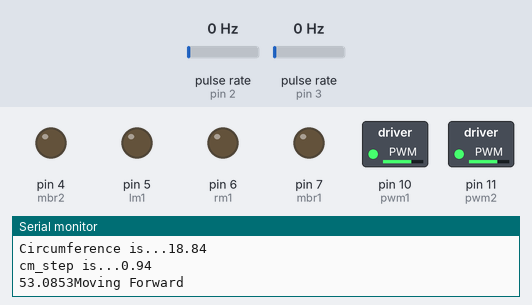
Simulated run of this sketch. Board: Arduino Uno, built with avr-gcc and run on an emulated ATmega328P. Shown: switched loads named in the sketch (green lamp = pin HIGH), output pins drawn as LEDs (lit = HIGH), the last lines printed to the serial monitor. Wiring (inferred from the names in the program): 2 × pulse sensor: data pin 2 / data pin 3. Dashed ring = blinking. Inputs (shaded band) come from the test bench; at power-on: pulse rate (sensors on pin 2, pin 3) 0 Hz.

Above: at 0.8 s.
0.9 s: pulse rate (sensor on pin 2) set to 15 Hz
3.9 s: pulse rate (sensor on pin 2) set to 19 Hz
At 4.7 s:
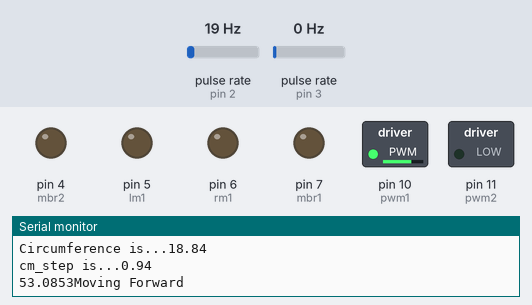
5.7 s: pulse rate (sensor on pin 3) set to 15 Hz
8.7 s: pulse rate (sensor on pin 3) set to 19 Hz
At 9.6 s:
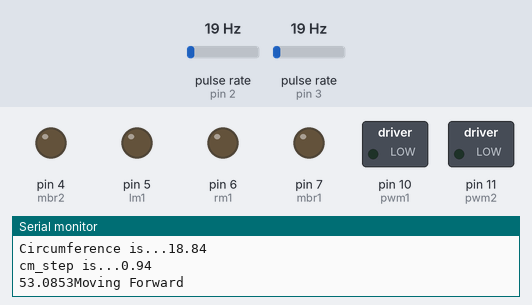
At 11.4 s:
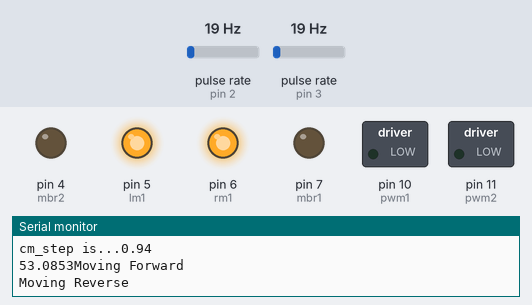
11.7 s: pulse rate (sensor on pin 2) set to 4 Hz
At 12.6 s:
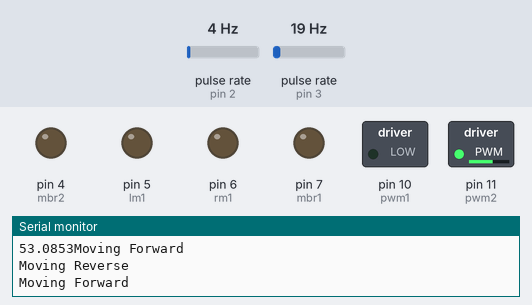
14.7 s: pulse rate (sensor on pin 2) set to 7 Hz
17.7 s: pulse rate (sensor on pin 2) set to 10 Hz
Timing chart, 0 to 25.8 s (numbered marks = the images above; inputs shaded):
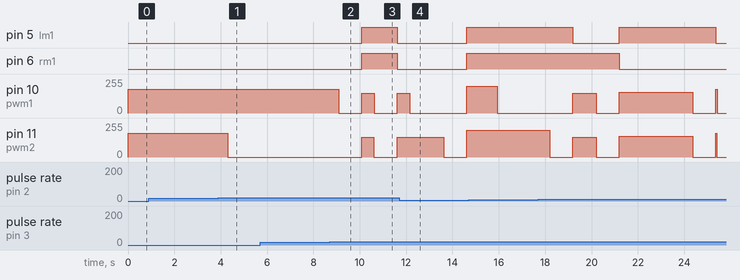

The sketch:

Encoder_Movement2.ino
```cpp
const byte encoder1 = 3;
const byte encoder2 = 2;

const float stepcount = 20;

const float wheeldia = 60;

volatile int counter_A = 0;
volatile int counter_B = 0;

//Motor1

int lm1 = 5;
int mbr1 = 7;
int pwm1 = 10;

//Motor2

int rm1 = 6;
int mbr2 = 4;
int pwm2 = 11;

//ISR - Interrupt Service Routine (counting pulses with interrupts)


void ISR_countA()
{
  counter_A++;
}

void ISR_countB()
{
  counter_B++;
}

int CMtoSteps(float cm){
  Serial.begin(9600);
  int result;
  float circumference = (wheeldia * 3.14) / 10;
  Serial.print("Circumference is...");
  Serial.println(circumference);
  float cm_step = circumference/stepcount;
  Serial.print("cm_step is...");
  Serial.println(cm_step);
  float f_result = cm/cm_step;
  Serial.print(f_result);
  result = (int) f_result;
  Serial.print(result);


  return result;
}

void Forward(int steps, int mspeed)
{
  counter_A = 0;
  counter_B = 0;
   digitalWrite(mbr1, LOW);
   digitalWrite(mbr2, LOW);
   //digitalWrite(pwm1, HIGH);
   //digitalWrite(pwm2, HIGH);
   digitalWrite(lm1, LOW);
   digitalWrite(rm1, LOW);
   Serial.println("Moving Forward");

   while(steps > counter_A || steps > counter_B){
    if (steps > counter_A){
      analogWrite(pwm1, mspeed);
    } else {
      analogWrite(pwm1, 0);
    }
    if (steps > counter_B){
      analogWrite(pwm2, mspeed);
    }else{
      analogWrite(pwm2, 0);
    }
   }

   analogWrite(pwm1, 0);
   analogWrite(pwm2, 0);
   counter_A = 0;
   counter_B = 0;
}

void Reverse(int steps, int mspeed)
{
  counter_A = 0;
  counter_B = 0;

   digitalWrite(mbr1, LOW);
   digitalWrite(mbr2, LOW);
   //digitalWrite(pwm1, HIGH);
   //digitalWrite(pwm2, HIGH);
   digitalWrite(lm1, HIGH);
   digitalWrite(rm1, HIGH);
   Serial.println("Moving Reverse");

   while (steps > counter_A || steps > counter_B) {


   if (steps > counter_A){
    analogWrite(pwm1, mspeed);
   } else {
    analogWrite(pwm1, 0);
  }
   if (steps > counter_B){
    analogWrite(pwm2, mspeed);
   }else{
    analogWrite(pwm2, 0);
   }
}
analogWrite(pwm1, 0);
analogWrite(pwm2, 0);
counter_A = 0;
counter_B = 0;
}

void spinright(int steps, int mspeed)
{
  counter_A = 0;
  counter_B = 0;

   digitalWrite(mbr1, LOW);
   digitalWrite(mbr2, LOW);
   //digitalWrite(pwm1, HIGH);
   //digitalWrite(pwm2, HIGH);
   digitalWrite(lm1, LOW);
   digitalWrite(rm1, HIGH);
   Serial.println("SPIN RIGHT");
   while (steps > counter_A && steps > counter_B) {

    if (steps > counter_A) {
    analogWrite(pwm1, mspeed);
    } else {
    analogWrite(pwm1, 0);
    }
    if (steps > counter_B) {
    analogWrite(pwm2, mspeed);
    } else {
    analogWrite(pwm2, 0);
    }
   }

  // Stop when done
  analogWrite(pwm1, 0);
  analogWrite(pwm2, 0);
  counter_A = 0;  //  reset counter A to zero
  counter_B = 0;  //  reset counter B to zero

}

void spinleft(int steps, int mspeed)
{
   counter_A = 0;
   counter_B = 0;

   digitalWrite(mbr1, LOW);
   digitalWrite(mbr2, LOW);
   //digitalWrite(pwm1, HIGH);
   //digitalWrite(pwm2, HIGH);
   digitalWrite(lm1, HIGH);
   digitalWrite(rm1, LOW);
   Serial.println("SPIN LEFT");

   while (steps > counter_A && steps > counter_B) {

    if (steps > counter_A) {
    analogWrite(pwm1, mspeed);
    } else {
    analogWrite(pwm1, 0);
    }
    if (steps > counter_B) {
    analogWrite(pwm2, mspeed);
    } else {
    analogWrite(pwm2, 0);
    }
  }

  // Stop when done
  analogWrite(pwm1, 0);
  analogWrite(pwm2, 0);
  counter_A = 0;  //  reset counter A to zero
  counter_B = 0;  //  reset counter B to zero

}

void setup()
{

pinMode(lm1,OUTPUT);
pinMode(rm1,OUTPUT);
pinMode(mbr1,OUTPUT);
pinMode(mbr2,OUTPUT);
pinMode(pwm1,OUTPUT);
pinMode(pwm2,OUTPUT);
  attachInterrupt(digitalPinToInterrupt (encoder1), ISR_countA, RISING);
  attachInterrupt(digitalPinToInterrupt (encoder2), ISR_countB, RISING);

  Forward(CMtoSteps(50), 180);
  delay(1000);
  Reverse(10, 150);
  delay(1000);
  Forward(10, 150);
  delay(1000);
  Reverse(CMtoSteps(25.4), 200);
  delay(1000);
  spinright(20, 150);
  delay(1000);
  spinleft(60, 155);
  delay(1000);
  Forward(1, 180);


}
void loop()
{

}
```

Measured:
- the behaviour switches between 17 and 18 Hz on pulse rate (sensor on pin 2) (found by bisection; images 0 and 1)
- the behaviour switches between 17 and 18 Hz on pulse rate (sensor on pin 3) (found by bisection; images 1 and 2)
- after the input at 0.9 s, every drawn part: stays the same
- after the input at 5.7 s, every drawn part: stays the same
- after the input at 8.7 s, pin 5 (lm1), pin 6 (rm1): LOW → HIGH after 1.4 s instead of 1.5 s
- after the input at 11.7 s, pin 5 (lm1), pin 6 (rm1): LOW → HIGH after 2.9 s instead of 1.4 s
